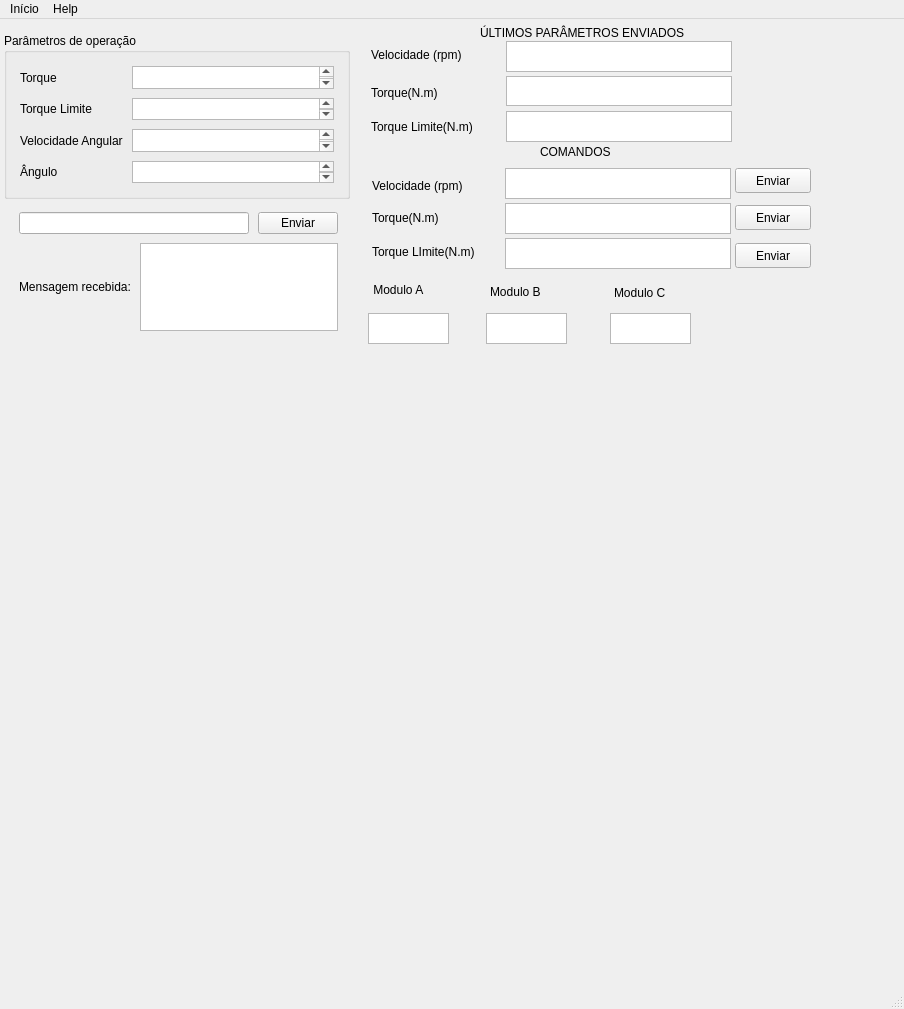
<?xml version="1.0" encoding="UTF-8"?>
<ui version="4.0">
 <class>MainWindow</class>
 <widget class="QMainWindow" name="MainWindow">
  <property name="geometry">
   <rect>
    <x>0</x>
    <y>0</y>
    <width>904</width>
    <height>1009</height>
   </rect>
  </property>
  <property name="sizePolicy">
   <sizepolicy hsizetype="Preferred" vsizetype="Preferred">
    <horstretch>0</horstretch>
    <verstretch>0</verstretch>
   </sizepolicy>
  </property>
  <property name="minimumSize">
   <size>
    <width>904</width>
    <height>0</height>
   </size>
  </property>
  <property name="windowTitle">
   <string>MainWindow</string>
  </property>
  <widget class="QWidget" name="centralwidget">
   <widget class="QGroupBox" name="groupBoxOperation">
    <property name="geometry">
     <rect>
      <x>4</x>
      <y>14</y>
      <width>346</width>
      <height>166</height>
     </rect>
    </property>
    <property name="sizePolicy">
     <sizepolicy hsizetype="Preferred" vsizetype="Preferred">
      <horstretch>0</horstretch>
      <verstretch>0</verstretch>
     </sizepolicy>
    </property>
    <property name="mouseTracking">
     <bool>false</bool>
    </property>
    <property name="layoutDirection">
     <enum>Qt::LeftToRight</enum>
    </property>
    <property name="title">
     <string>Parâmetros de operação</string>
    </property>
    <layout class="QVBoxLayout" name="verticalLayout_9">
     <item>
      <layout class="QHBoxLayout" name="horizontalLayout">
       <property name="sizeConstraint">
        <enum>QLayout::SetNoConstraint</enum>
       </property>
       <item>
        <layout class="QVBoxLayout" name="verticalLayout">
         <item>
          <widget class="QLabel" name="label_7">
           <property name="styleSheet">
            <string notr="true"/>
           </property>
           <property name="text">
            <string>Torque</string>
           </property>
           <property name="scaledContents">
            <bool>true</bool>
           </property>
          </widget>
         </item>
         <item>
          <widget class="QLabel" name="label_8">
           <property name="text">
            <string>Torque Limite</string>
           </property>
           <property name="scaledContents">
            <bool>true</bool>
           </property>
          </widget>
         </item>
         <item>
          <widget class="QLabel" name="label_6">
           <property name="text">
            <string>Velocidade Angular</string>
           </property>
           <property name="scaledContents">
            <bool>true</bool>
           </property>
          </widget>
         </item>
         <item>
          <widget class="QLabel" name="label_2">
           <property name="text">
            <string>Ângulo</string>
           </property>
           <property name="scaledContents">
            <bool>true</bool>
           </property>
          </widget>
         </item>
        </layout>
       </item>
       <item>
        <layout class="QVBoxLayout" name="verticalLayout_4">
         <item>
          <widget class="QTextBrowser" name="textTorque">
           <property name="enabled">
            <bool>true</bool>
           </property>
           <property name="mouseTracking">
            <bool>true</bool>
           </property>
           <property name="tabletTracking">
            <bool>false</bool>
           </property>
           <property name="autoFillBackground">
            <bool>false</bool>
           </property>
           <property name="readOnly">
            <bool>false</bool>
           </property>
          </widget>
         </item>
         <item>
          <widget class="QTextBrowser" name="textLimitTorque">
           <property name="font">
            <font>
             <family>Ubuntu</family>
            </font>
           </property>
           <property name="readOnly">
            <bool>false</bool>
           </property>
          </widget>
         </item>
         <item>
          <widget class="QTextBrowser" name="textSpeed"/>
         </item>
         <item>
          <widget class="QTextBrowser" name="textAngle"/>
         </item>
        </layout>
       </item>
      </layout>
     </item>
    </layout>
   </widget>
   <widget class="QWidget" name="layoutWidget">
    <property name="geometry">
     <rect>
      <x>6</x>
      <y>180</y>
      <width>345</width>
      <height>145</height>
     </rect>
    </property>
    <layout class="QVBoxLayout" name="verticalLayout_5">
     <item>
      <layout class="QHBoxLayout" name="horizontalLayout_2">
       <item>
        <widget class="QLineEdit" name="message"/>
       </item>
       <item>
        <widget class="QPushButton" name="sendButton">
         <property name="text">
          <string>Enviar</string>
         </property>
        </widget>
       </item>
      </layout>
     </item>
     <item>
      <layout class="QHBoxLayout" name="horizontalLayout_4">
       <item>
        <widget class="QLabel" name="label">
         <property name="text">
          <string>Mensagem recebida:</string>
         </property>
        </widget>
       </item>
       <item>
        <widget class="QTextBrowser" name="messageReceived"/>
       </item>
      </layout>
     </item>
    </layout>
   </widget>
   <widget class="QLabel" name="label_11">
    <property name="geometry">
     <rect>
      <x>368</x>
      <y>254</y>
      <width>79</width>
      <height>37</height>
     </rect>
    </property>
    <property name="text">
     <string/>
    </property>
    <property name="scaledContents">
     <bool>true</bool>
    </property>
    <property name="alignment">
     <set>Qt::AlignCenter</set>
    </property>
    <property name="wordWrap">
     <bool>false</bool>
    </property>
    <property name="openExternalLinks">
     <bool>false</bool>
    </property>
   </widget>
   <widget class="QLabel" name="label_9">
    <property name="geometry">
     <rect>
      <x>371</x>
      <y>57</y>
      <width>94</width>
      <height>34</height>
     </rect>
    </property>
    <property name="text">
     <string>Torque(N.m)</string>
    </property>
    <property name="scaledContents">
     <bool>false</bool>
    </property>
   </widget>
   <widget class="QLabel" name="label_10">
    <property name="geometry">
     <rect>
      <x>371</x>
      <y>92</y>
      <width>136</width>
      <height>31</height>
     </rect>
    </property>
    <property name="text">
     <string>Torque Limite(N.m)</string>
    </property>
   </widget>
   <widget class="QTextBrowser" name="textTorqueSend">
    <property name="geometry">
     <rect>
      <x>506</x>
      <y>57</y>
      <width>226</width>
      <height>30</height>
     </rect>
    </property>
    <property name="readOnly">
     <bool>false</bool>
    </property>
   </widget>
   <widget class="QTextBrowser" name="textTorqueLimit">
    <property name="geometry">
     <rect>
      <x>506</x>
      <y>92</y>
      <width>226</width>
      <height>31</height>
     </rect>
    </property>
    <property name="readOnly">
     <bool>false</bool>
    </property>
   </widget>
   <widget class="QPushButton" name="ButtonSendTorque">
    <property name="geometry">
     <rect>
      <x>735</x>
      <y>186</y>
      <width>76</width>
      <height>25</height>
     </rect>
    </property>
    <property name="text">
     <string>Enviar</string>
    </property>
   </widget>
   <widget class="QPushButton" name="ButtonSendTorqueLimite">
    <property name="geometry">
     <rect>
      <x>735</x>
      <y>224</y>
      <width>76</width>
      <height>25</height>
     </rect>
    </property>
    <property name="text">
     <string>Enviar</string>
    </property>
   </widget>
   <widget class="QLabel" name="label_13">
    <property name="geometry">
     <rect>
      <x>371</x>
      <y>27</y>
      <width>121</width>
      <height>17</height>
     </rect>
    </property>
    <property name="text">
     <string>Velocidade (rpm)</string>
    </property>
   </widget>
   <widget class="QTextBrowser" name="textBrowser_2">
    <property name="geometry">
     <rect>
      <x>506</x>
      <y>22</y>
      <width>226</width>
      <height>31</height>
     </rect>
    </property>
   </widget>
   <widget class="QPushButton" name="pushButton">
    <property name="geometry">
     <rect>
      <x>735</x>
      <y>149</y>
      <width>76</width>
      <height>25</height>
     </rect>
    </property>
    <property name="text">
     <string>Enviar</string>
    </property>
   </widget>
   <widget class="QLabel" name="label_14">
    <property name="geometry">
     <rect>
      <x>480</x>
      <y>5</y>
      <width>276</width>
      <height>17</height>
     </rect>
    </property>
    <property name="text">
     <string>ÚLTIMOS PARÂMETROS ENVIADOS</string>
    </property>
   </widget>
   <widget class="QLabel" name="label_15">
    <property name="geometry">
     <rect>
      <x>372</x>
      <y>158</y>
      <width>121</width>
      <height>17</height>
     </rect>
    </property>
    <property name="text">
     <string>Velocidade (rpm)</string>
    </property>
   </widget>
   <widget class="QLabel" name="label_16">
    <property name="geometry">
     <rect>
      <x>372</x>
      <y>190</y>
      <width>106</width>
      <height>17</height>
     </rect>
    </property>
    <property name="text">
     <string>Torque(N.m)</string>
    </property>
   </widget>
   <widget class="QLabel" name="label_17">
    <property name="geometry">
     <rect>
      <x>372</x>
      <y>224</y>
      <width>136</width>
      <height>17</height>
     </rect>
    </property>
    <property name="text">
     <string>Torque LImite(N.m)</string>
    </property>
   </widget>
   <widget class="QTextBrowser" name="textBrowser_3">
    <property name="geometry">
     <rect>
      <x>505</x>
      <y>149</y>
      <width>226</width>
      <height>31</height>
     </rect>
    </property>
   </widget>
   <widget class="QTextBrowser" name="textBrowser_4">
    <property name="geometry">
     <rect>
      <x>505</x>
      <y>184</y>
      <width>226</width>
      <height>31</height>
     </rect>
    </property>
   </widget>
   <widget class="QTextBrowser" name="textBrowser_5">
    <property name="geometry">
     <rect>
      <x>505</x>
      <y>219</y>
      <width>226</width>
      <height>31</height>
     </rect>
    </property>
   </widget>
   <widget class="QLabel" name="label_18">
    <property name="geometry">
     <rect>
      <x>540</x>
      <y>124</y>
      <width>101</width>
      <height>17</height>
     </rect>
    </property>
    <property name="text">
     <string>COMANDOS</string>
    </property>
   </widget>
   <widget class="QLabel" name="label_3">
    <property name="geometry">
     <rect>
      <x>370</x>
      <y>256</y>
      <width>73</width>
      <height>30</height>
     </rect>
    </property>
    <property name="text">
     <string> Modulo A</string>
    </property>
   </widget>
   <widget class="QTextBrowser" name="textTempModuleA">
    <property name="geometry">
     <rect>
      <x>368</x>
      <y>294</y>
      <width>81</width>
      <height>31</height>
     </rect>
    </property>
    <property name="layoutDirection">
     <enum>Qt::LeftToRight</enum>
    </property>
   </widget>
   <widget class="QLabel" name="label_4">
    <property name="geometry">
     <rect>
      <x>490</x>
      <y>260</y>
      <width>75</width>
      <height>25</height>
     </rect>
    </property>
    <property name="text">
     <string>Modulo B</string>
    </property>
   </widget>
   <widget class="QTextBrowser" name="textTempModuleB">
    <property name="geometry">
     <rect>
      <x>486</x>
      <y>294</y>
      <width>81</width>
      <height>31</height>
     </rect>
    </property>
   </widget>
   <widget class="QLabel" name="label_5">
    <property name="geometry">
     <rect>
      <x>614</x>
      <y>264</y>
      <width>69</width>
      <height>19</height>
     </rect>
    </property>
    <property name="text">
     <string>Modulo C</string>
    </property>
   </widget>
   <widget class="QTextBrowser" name="textTempModuleC">
    <property name="geometry">
     <rect>
      <x>610</x>
      <y>294</y>
      <width>81</width>
      <height>31</height>
     </rect>
    </property>
   </widget>
  </widget>
  <widget class="QMenuBar" name="menubar">
   <property name="geometry">
    <rect>
     <x>0</x>
     <y>0</y>
     <width>904</width>
     <height>22</height>
    </rect>
   </property>
   <widget class="QMenu" name="menuIn_cio">
    <property name="title">
     <string>Início</string>
    </property>
   </widget>
   <widget class="QMenu" name="menuSobre">
    <property name="title">
     <string>Help</string>
    </property>
    <addaction name="actionSobre"/>
   </widget>
   <addaction name="menuIn_cio"/>
   <addaction name="menuSobre"/>
  </widget>
  <widget class="QStatusBar" name="statusbar"/>
  <action name="actionSobre">
   <property name="checkable">
    <bool>false</bool>
   </property>
   <property name="text">
    <string>Sobre</string>
   </property>
  </action>
 </widget>
 <layoutdefault spacing="9" margin="13"/>
 <resources/>
 <connections/>
 <designerdata>
  <property name="gridDeltaX">
   <number>2</number>
  </property>
  <property name="gridDeltaY">
   <number>2</number>
  </property>
  <property name="gridSnapX">
   <bool>true</bool>
  </property>
  <property name="gridSnapY">
   <bool>true</bool>
  </property>
  <property name="gridVisible">
   <bool>true</bool>
  </property>
 </designerdata>
</ui>
